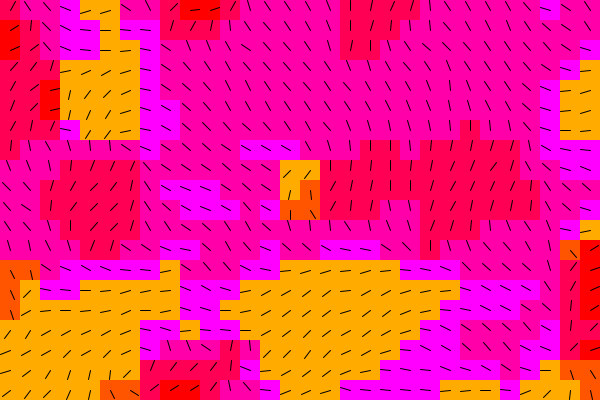
Frame 1 (no input)
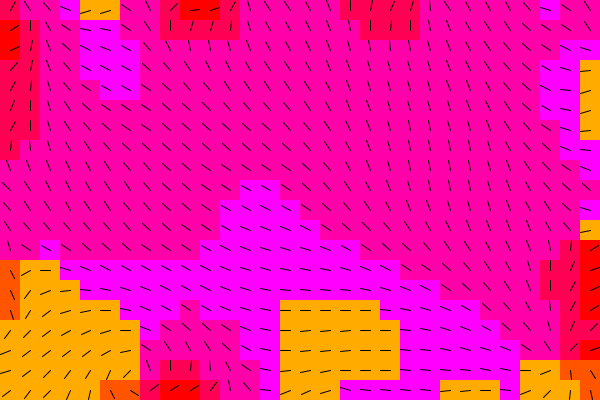
Frame 60 (the mouse pressed at the canvas centre just before this capture)
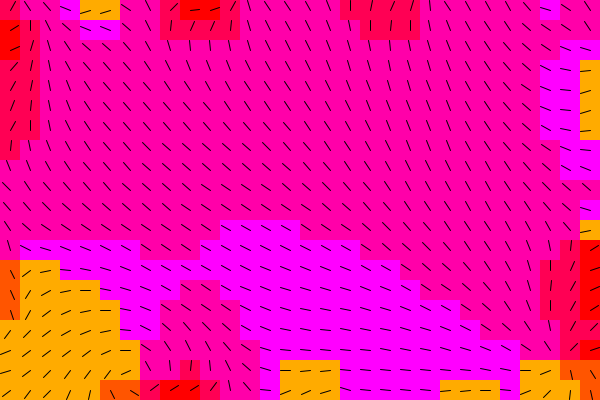
Frame 120 (the mouse held since frame 60 and released just before this capture)

The Processing sketch that drew these frames (run headless with seeded random() and noise(); from frame 60 on, the mouse is pressed at the canvas centre):

// Processing sketch: vf_1
// ── vf_1.pde
VectorField vf;

void setup() {
  size(600, 400);
  vf = new VectorField(30, 20);
}

void draw() {
  background(200);
  vf.draw();
}

void mouseDragged() {
  vf.modify();
}

// ── VectorField.pde
class VectorField {

  PVector[][] v;
  float l = 10;

  VectorField(int dimX, int dimY) {
    v = new PVector[dimX][dimY];
    for (int i = 0; i < v.length; i++) {
      for (int j = 0; j < v[0].length; j++) {
        v[i][j] = new PVector();
      }
    }
    initVectors();
  }

  void initVectors() {
    float sc = 0.01;
    float dx = width/v.length;
    float dy = height/v[0].length;
    for (int i = 0; i < v.length; i++) {
      for (int j = 0; j < v[0].length; j++) {
        float x = (i+.5)*dx+frameCount;
        float y = (j+.5)*dy+frameCount;
        v[i][j].set(noise(x*sc, y*sc)-.5, noise((width+x)*sc, y*sc)-.5);
        v[i][j].normalize();
      }
    }
  }

  void smoothVectors(float f) {
    for (int i = 1; i < v.length-1; i++) {
      for (int j = 1; j < v[0].length-1; j++) {
        int im1 = i-1;
        int ip1 = i+1;
        int jm1 = j-1;
        int jp1 = j+1;
        PVector w = v[im1][j].get();
        w.add(v[ip1][j]);
        w.add(v[i][jm1]);
        w.add(v[i][jp1]);
        w.mult(.25*f);
        v[i][j].mult(1.-f);
        v[i][j].add(w);
        v[i][j].normalize();
      }
    }
  }

  void draw() {
    //initVectors();
    smoothVectors(0.25);
    float dx = width/v.length;
    float dy = height/v[0].length;
    int numStates = 6;
    float frac = TWO_PI/numStates;
    for (int i = 0; i < v.length; i++) {
      for (int j = 0; j < v[0].length; j++) {
        rectMode(CENTER);
        noStroke();
        colorMode(HSB, 360, 100, 100);
        float ang = v[i][j].heading()+PI;
        int st = min(round(ang/frac), numStates-1);
        fill(map(degrees(st*frac), 0, 359, 300, 420)%360, 100, 100); // porque 359?

        rect((i+.5)*dx, (j+.5)*dy, dx, dy);

        strokeWeight(3);
        point((i+.5)*dx, (j+.5)*dy);
        strokeWeight(1);
        stroke(0);
        line((i+.5)*dx, (j+.5)*dy, (i+.5)*dx+v[i][j].x*l, (j+.5)*dy+v[i][j].y*l);


        PVector w = new PVector(1, 0);
        w.rotate(st*frac);
        stroke(255, 0, 0);
        //line((i+.5)*dx, (j+.5)*dy, (i+.5)*dx+w.x*l, (j+.5)*dy+w.y*l);
      }
    }
  }

  void modify() {
    float dx = width/v.length;
    float dy = height/v[0].length;
    for (int i = 0; i < v.length; i++) {
      for (int j = 0; j < v[0].length; j++) {
        float d = dist(mouseX, mouseY, (i+.5)*dx, (j+.5)*dy);
        if (d < 50) {
          PVector w = new PVector(mouseX-pmouseX, mouseY-pmouseY);
          w.normalize();
          w.mult(1-d/50.);
          v[i][j].add(w);
          v[i][j].normalize();
        }
      }
    }
  }
}
